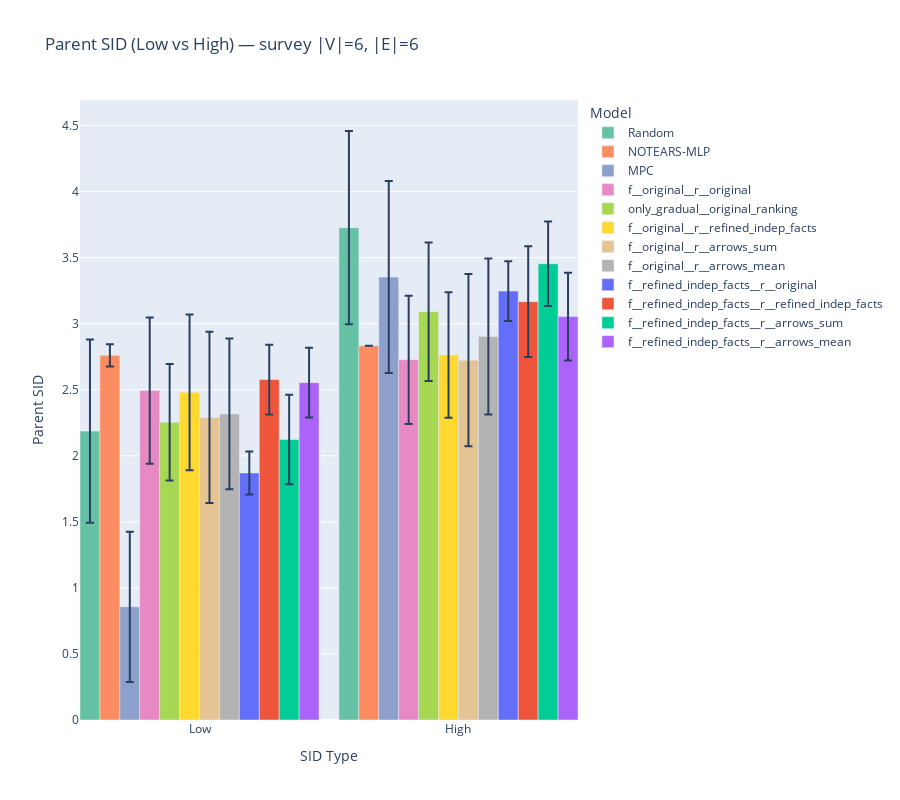

The notebook cell saved with this chart:
### Code cell
plot_sid_grouped_by_type(data_to_plot[data_to_plot['dataset']=='survey'],
                    model_order=model_order)

### Figure 1 — Plotly figure (JSON) as saved in the notebook; plotly's stock layout.template omitted (floating-point values rounded to 4 significant figures)
{"data": [{"customdata": ["Random", "NOTEARS-MLP", "MPC", "f__original__r__original", "only_gradual__original_ranking", "f__original__r__refined_indep_facts", "f__original__r__arrows_sum", "f__original__r__arrows_mean", "f__refined_indep_facts__r__original", "f__refined_indep_facts__r__refined_indep_facts", "f__refined_indep_facts__r__arrows_sum", "f__refined_indep_facts__r__arrows_mean", "Random", "NOTEARS-MLP", "MPC", "f__original__r__original", "only_gradual__original_ranking", "f__original__r__refined_indep_facts", "f__original__r__arrows_sum", "f__original__r__arrows_mean", "f__refined_indep_facts__r__original", "f__refined_indep_facts__r__refined_indep_facts", "f__refined_indep_facts__r__arrows_sum", "f__refined_indep_facts__r__arrows_mean"], "error_y": {"array": [0.6933, 0.08333, 0.5683, 0.5532, 0.4406, 0.5887, 0.6484, 0.5707, 0.1625, 0.2634, 0.3381, 0.2639, 0.7317, 0, 0.7267, 0.4853, 0.524, 0.4751, 0.6517, 0.5901, 0.2265, 0.4192, 0.3195, 0.3324], "type": "data", "visible": true}, "hovertemplate": "Model: %{customdata}<br>SID: %{y:.2f}<extra></extra>", "marker": {"color": ["rgb(102,194,165)", "rgb(252,141,98)", "rgb(141,160,203)", "rgb(231,138,195)", "rgb(166,216,84)", "rgb(255,217,47)", "rgb(229,196,148)", "rgb(179,179,179)", "#636EFA", "#EF553B", "#00CC96", "#AB63FA", "rgb(102,194,165)", "rgb(252,141,98)", "rgb(141,160,203)", "rgb(231,138,195)", "rgb(166,216,84)", "rgb(255,217,47)", "rgb(229,196,148)", "rgb(179,179,179)", "#636EFA", "#EF553B", "#00CC96", "#AB63FA"]}, "showlegend": false, "type": "bar", "x": [0, 1, 2, 3, 4, 5, 6, 7, 8, 9, 10, 11, 13, 14, 15, 16, 17, 18, 19, 20, 21, 22, 23, 24], "y": [2.187, 2.76, 0.8567, 2.493, 2.253, 2.48, 2.29, 2.317, 1.87, 2.577, 2.123, 2.553, 3.727, 2.833, 3.353, 2.727, 3.09, 2.763, 2.723, 2.903, 3.247, 3.167, 3.453, 3.053]}, {"marker": {"color": "rgb(102,194,165)"}, "name": "Random", "showlegend": true, "type": "bar", "x": [null], "y": [null]}, {"marker": {"color": "rgb(252,141,98)"}, "name": "NOTEARS-MLP", "showlegend": true, "type": "bar", "x": [null], "y": [null]}, {"marker": {"color": "rgb(141,160,203)"}, "name": "MPC", "showlegend": true, "type": "bar", "x": [null], "y": [null]}, {"marker": {"color": "rgb(231,138,195)"}, "name": "f__original__r__original", "showlegend": true, "type": "bar", "x": [null], "y": [null]}, {"marker": {"color": "rgb(166,216,84)"}, "name": "only_gradual__original_ranking", "showlegend": true, "type": "bar", "x": [null], "y": [null]}, {"marker": {"color": "rgb(255,217,47)"}, "name": "f__original__r__refined_indep_facts", "showlegend": true, "type": "bar", "x": [null], "y": [null]}, {"marker": {"color": "rgb(229,196,148)"}, "name": "f__original__r__arrows_sum", "showlegend": true, "type": "bar", "x": [null], "y": [null]}, {"marker": {"color": "rgb(179,179,179)"}, "name": "f__original__r__arrows_mean", "showlegend": true, "type": "bar", "x": [null], "y": [null]}, {"marker": {"color": "#636EFA"}, "name": "f__refined_indep_facts__r__original", "showlegend": true, "type": "bar", "x": [null], "y": [null]}, {"marker": {"color": "#EF553B"}, "name": "f__refined_indep_facts__r__refined_indep_facts", "showlegend": true, "type": "bar", "x": [null], "y": [null]}, {"marker": {"color": "#00CC96"}, "name": "f__refined_indep_facts__r__arrows_sum", "showlegend": true, "type": "bar", "x": [null], "y": [null]}, {"marker": {"color": "#AB63FA"}, "name": "f__refined_indep_facts__r__arrows_mean", "showlegend": true, "type": "bar", "x": [null], "y": [null]}], "layout": {"bargap": 0, "height": 800, "legend": {"title": {"text": "Model"}}, "showlegend": true, "title": {"text": "Parent SID (Low vs High) — survey |V|=6, |E|=6"}, "xaxis": {"tickmode": "array", "ticktext": ["Low", "High"], "tickvals": [5.5, 18.5], "title": {"text": "SID Type"}}, "yaxis": {"title": {"text": "Parent SID"}}}}
